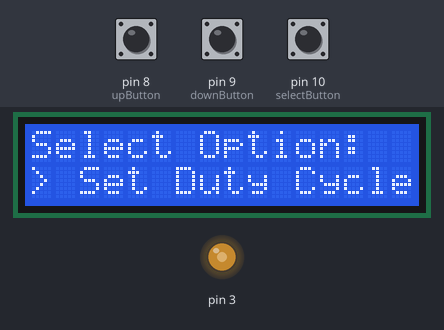
This sketch was run on a simulated Arduino Uno, built with avr-gcc and run on an emulated ATmega328P. Shown: 16×2 character LCD, output pins drawn as LEDs (lit = HIGH). The inputs (shaded band) are chosen by the test bench; at power-on: pin 10 (selectButton) HIGH, pin 8 (upButton) HIGH, pin 9 (downButton) HIGH. What the sketch prints to the serial monitor is not drawn.

Above: at 1.2 s.
1.3 s: pin 10 (selectButton) pulled LOW for 0.15 s
At 2.5 s:
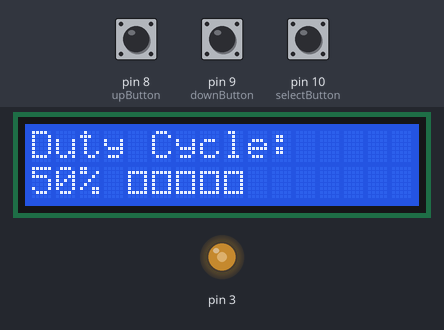
2.9 s: pin 8 (upButton) pulled LOW for 3.2 s
At 6.2 s:
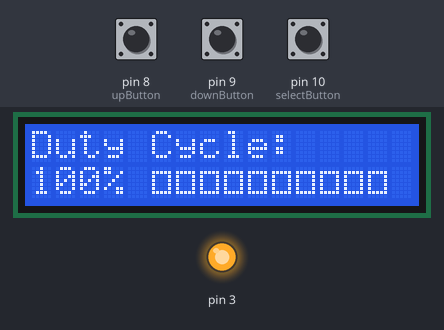
7.6 s: pin 9 (downButton) pulled LOW for 3.2 s
At 11.0 s:
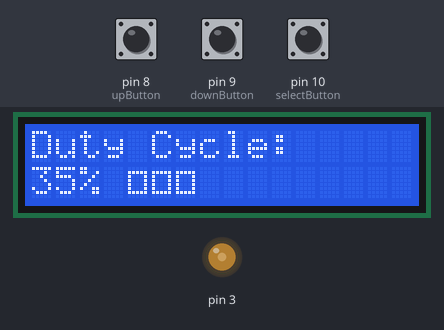
12.3 s: pin 9 (downButton) pulled LOW for 1 s
At 13.8 s:
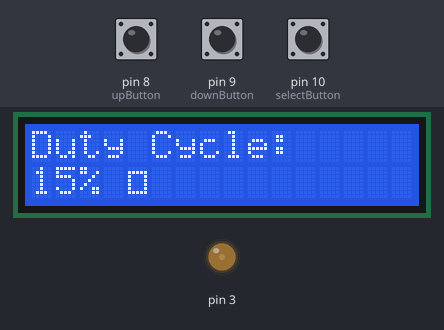
14.8 s: pin 9 (downButton) pulled LOW for 1 s
At 16.2 s:
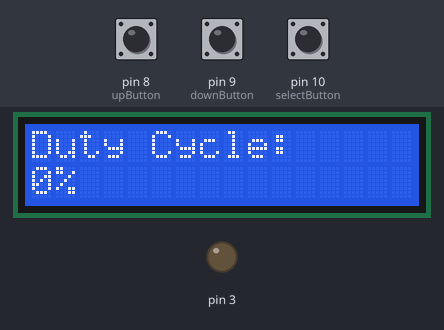
17.3 s: pin 8 (upButton) pulled LOW for 0.15 s
At 18.2 s:
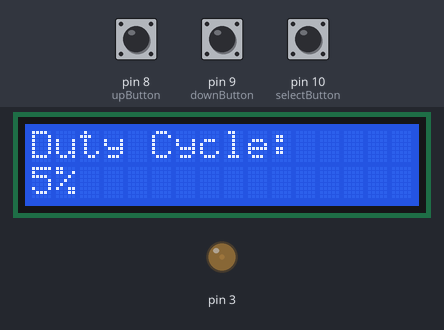
Timing chart, 0 to 19.9 s (numbered marks = the images above; inputs shaded):
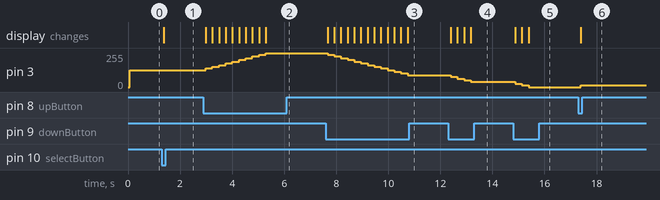

Measured:
- after the input at 1.3 s, the display: changes after 0.08 s (image 1)
- after the input at 2.9 s, pin 3: moves from 127/255 to 255/255 over 2.3 s, starting after 0.08 s; the display: first changes after 0.08 s (image 2 shows a later state)
- after the input at 7.6 s, pin 3: moves from 255/255 to 89/255 over 3.1 s, starting after 0.07 s; the display: first changes after 0.07 s (image 3 shows a later state)
- after the input at 12.3 s, pin 3: 89/255 → 76/255 after 0.10 s, → 63/255 0.26 s later, → 51/255 0.26 s later, → 38/255 0.26 s later; the display: first changes after 0.10 s (image 4 shows a later state)
- after the input at 14.8 s, pin 3: 38/255 → 25/255 after 0.08 s, → 12/255 0.26 s later, → 0/255 0.26 s later; the display: first changes after 0.08 s (image 5 shows a later state)
- after the input at 17.3 s, pin 3: 0/255 → 12/255 after 0.10 s; the display: changes after 0.10 s (image 6)

The sketch:

fixed_pwm_controller.ino
```cpp
#include <LiquidCrystal.h>

// Initialize the library with the numbers of the interface pins
LiquidCrystal lcd(12, 11, 7, 6, 5, 4);

// Variables for buttons
int upButton = 8;
int downButton = 9;
int selectButton = 10;

// Variables for duty cycle
int dutyCycle = 50;
int maxDutyCycle = 100;
int minDutyCycle = 0;

// Variables for LCD menu
String menuOptions[] = {"Set Duty Cycle", "Run Motor"};
int menuLength = 2;
int currentMenuIndex = 0;
bool inSubMenu = false;

void setup() {
  // Set up the LCD's number of columns and rows
  lcd.begin(16, 2);

  // Initialize the serial communication
  Serial.begin(9600);

  // Set up button pins as inputs with internal pull-up resistors
  pinMode(upButton, INPUT_PULLUP);
  pinMode(downButton, INPUT_PULLUP);
  pinMode(selectButton, INPUT_PULLUP);

  // Initialize PWM pin (assuming pin 3 for this example)
  pinMode(3, OUTPUT);
  analogWrite(3, map(dutyCycle, 0, 100, 0, 255)); // Initial PWM output

  // Print initial screen
  printScreen();
}

void loop() {
  // Read button states
  int upState = digitalRead(upButton);
  int downState = digitalRead(downButton);
  int selectState = digitalRead(selectButton);

  // Debounce delay - simple implementation
  delay(50);

  // Check if select button is pressed
  if (selectState == LOW) {
    if (!inSubMenu) {
      // Enter submenu
      inSubMenu = true;
      currentMenuIndex = 0;
    } else {
      // Handle submenu selection
      if (currentMenuIndex == 0) { // Set Duty Cycle
        // We're already in the duty cycle adjustment mode
        // Just stay in submenu
      }
    }
    printScreen();
    delay(200); // Prevent multiple selections
  }

  // Check if we're in submenu for duty cycle adjustment
  if (inSubMenu && currentMenuIndex == 0) {
    if (upState == LOW) {
      dutyCycle += 5;
      if (dutyCycle > maxDutyCycle) {
        dutyCycle = maxDutyCycle;
      }
      updatePWMDisplay();
      analogWrite(3, map(dutyCycle, 0, 100, 0, 255)); // Update PWM output
      Serial.print("Duty Cycle increased to: ");
      Serial.println(dutyCycle);
      delay(200); // Prevent rapid changes
    }

    if (downState == LOW) {
      dutyCycle -= 5;
      if (dutyCycle < minDutyCycle) {
        dutyCycle = minDutyCycle;
      }
      updatePWMDisplay();
      analogWrite(3, map(dutyCycle, 0, 100, 0, 255)); // Update PWM output
      Serial.print("Duty Cycle decreased to: ");
      Serial.println(dutyCycle);
      delay(200); // Prevent rapid changes
    }
  } else if (inSubMenu) {
    // Menu navigation when in submenu but not in duty cycle adjustment
    if (upState == LOW) {
      currentMenuIndex--;
      if (currentMenuIndex < 0) {
        currentMenuIndex = menuLength - 1;
      }
      printScreen();
      delay(200);
    }

    if (downState == LOW) {
      currentMenuIndex++;
      if (currentMenuIndex >= menuLength) {
        currentMenuIndex = 0;
      }
      printScreen();
      delay(200);
    }
  }

  // Check for exiting submenu (long press on select or separate back button logic)
  // For simplicity, we'll just handle the main menu navigation here
  if (selectState == LOW && inSubMenu && currentMenuIndex == 1) { // Run Motor selected
    // Run motor operation
    lcd.clear();
    lcd.setCursor(0, 0);
    lcd.print("Motor Running");
    lcd.setCursor(0, 1);
    lcd.print("Duty: ");
    lcd.print(dutyCycle);
    lcd.print("%");
    analogWrite(3, map(dutyCycle, 0, 100, 0, 255)); // Ensure PWM is set
    delay(200);
  }
}

void printScreen() {
  lcd.clear();
  if (!inSubMenu) {
    // Main menu
    lcd.setCursor(0, 0);
    lcd.print("Select Option:");
    lcd.setCursor(0, 1);
    lcd.print("> ");
    lcd.print(menuOptions[currentMenuIndex]);
  } else {
    if (currentMenuIndex == 0) { // Set Duty Cycle
      updatePWMDisplay();
    } else { // Run Motor
      lcd.setCursor(0, 0);
      lcd.print("Run Motor");
      lcd.setCursor(0, 1);
      lcd.print("Press SELECT");
    }
  }
}

void updatePWMDisplay() {
  lcd.clear();
  lcd.setCursor(0, 0);
  lcd.print("Duty Cycle:");
  lcd.setCursor(0, 1);
  lcd.print(dutyCycle);
  lcd.print("%");
  lcd.print(" ");
  // Show visual indicator of duty cycle with bars
  int numBars = dutyCycle / 10; // Each bar represents 10%
  for (int i = 0; i < numBars; i++) {
    lcd.print((char)219); // Solid block character
  }
  for (int i = numBars; i < 10; i++) {
    lcd.print(' '); // Empty space for remaining
  }
}
```
